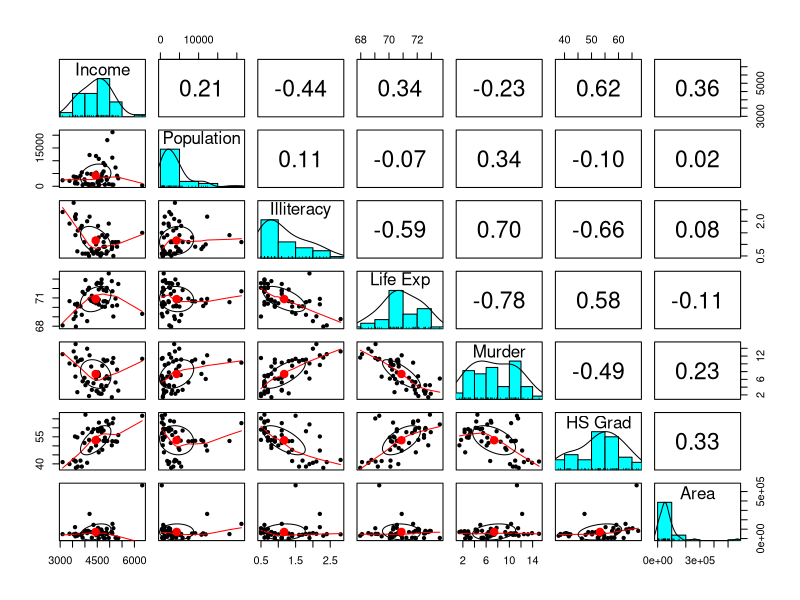
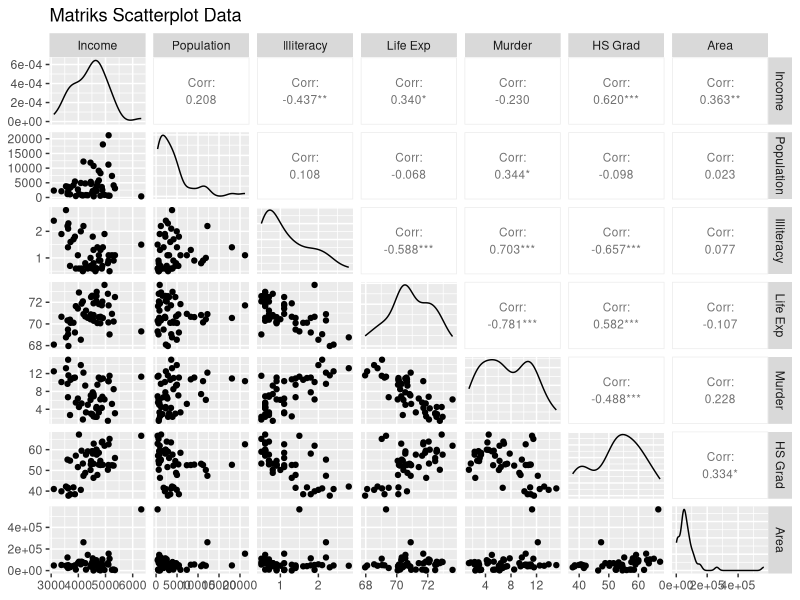
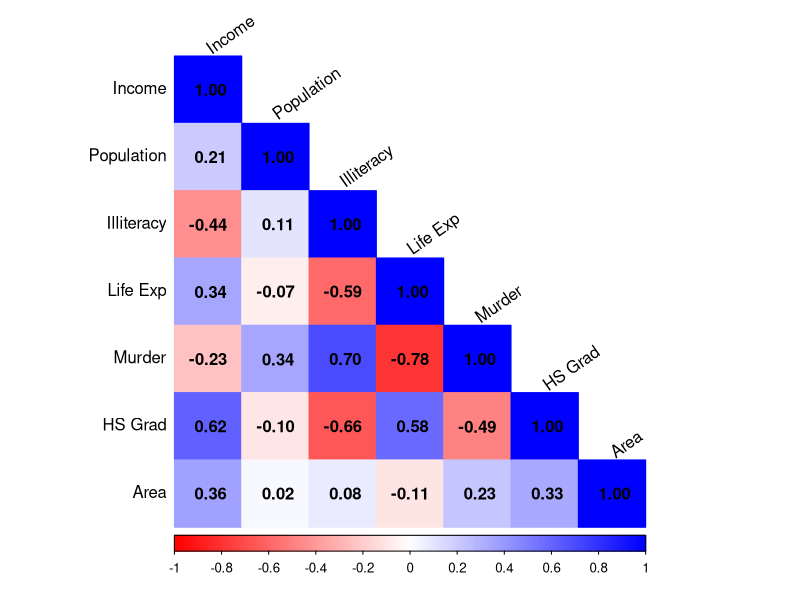
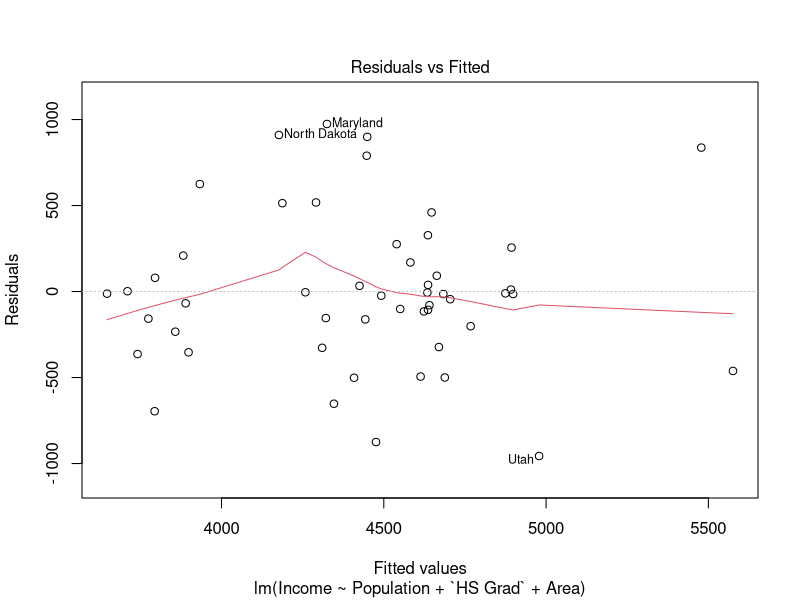
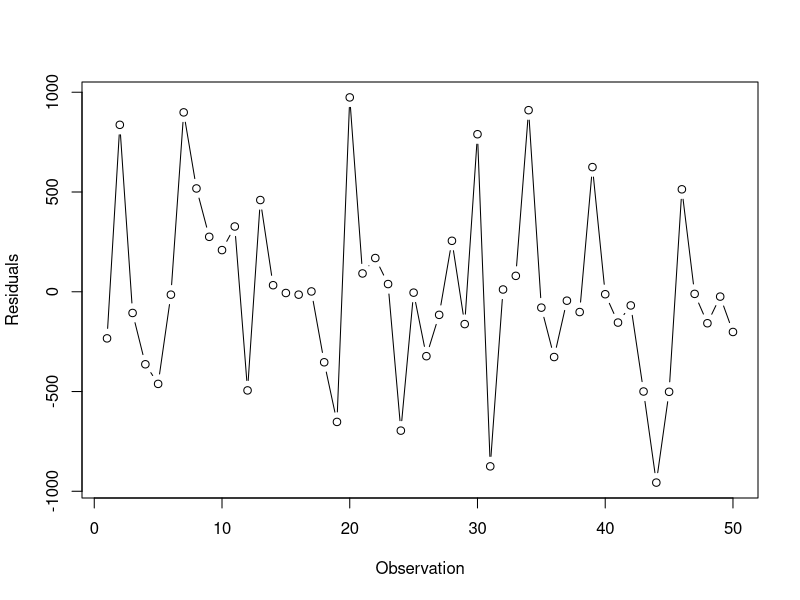
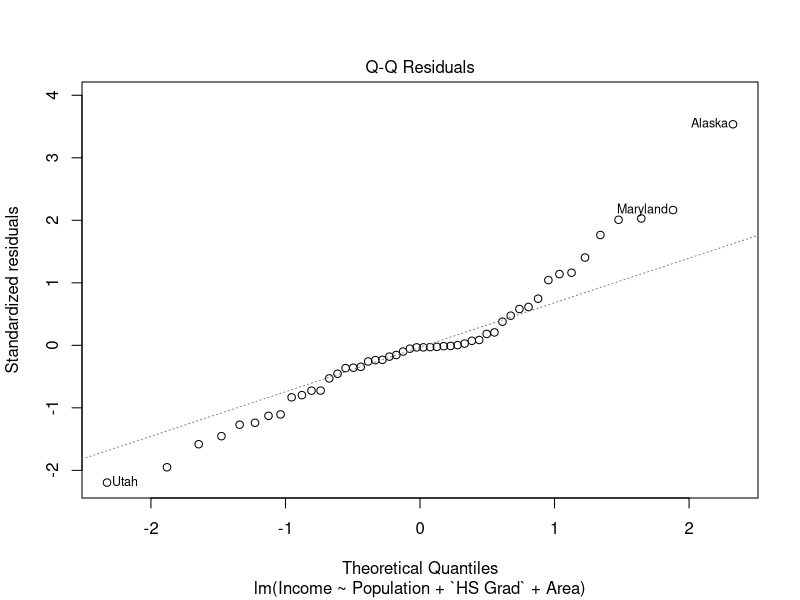
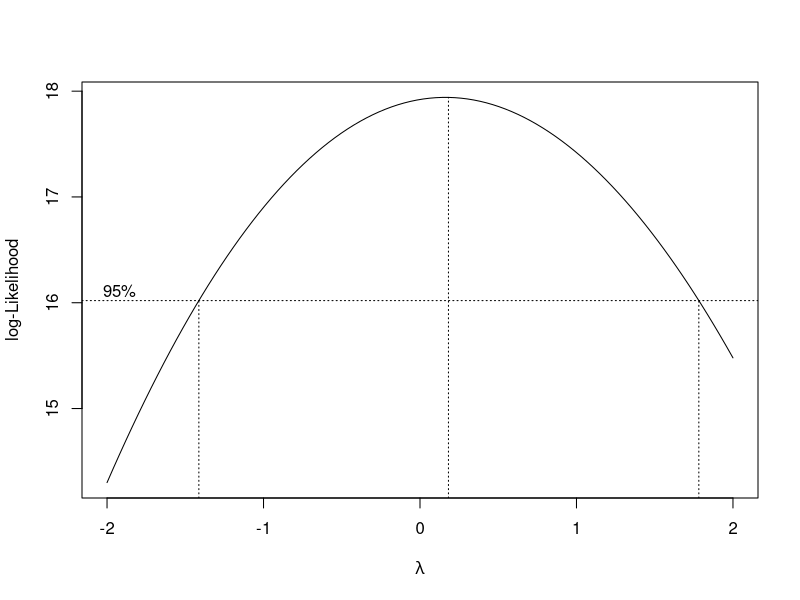
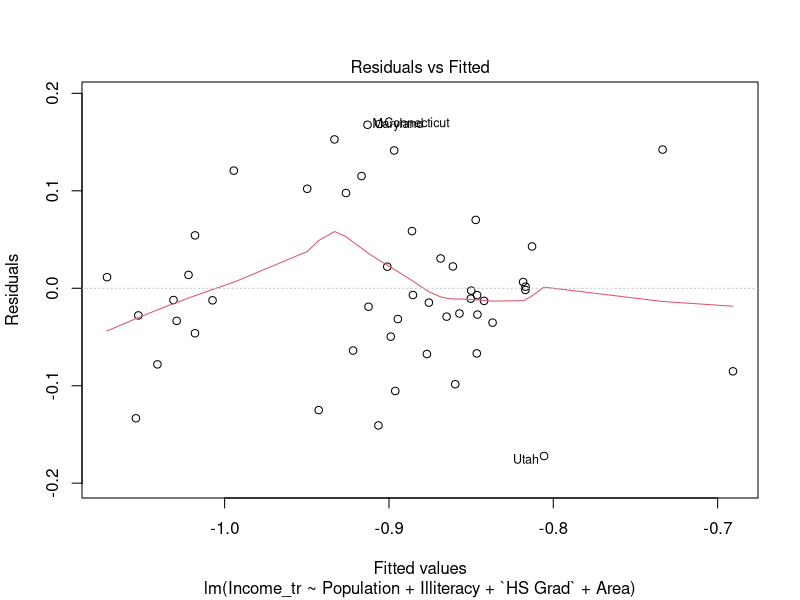

Here is the R script that generated these plots, in order:
## ---- chunk 1
library(dplyr) #untuk manipulasi data
## ---- chunk 2
library(GGally) #visualisasi hubungan peubah
## ---- chunk 3
library(psych) #analisis data/korelasi
## ---- chunk 4
library(car) #untuk multikolinearitas dan uji durbin
## ---- chunk 5
library(lmtest) #untuk uji breusch pagan
## ---- chunk 6
library(corrplot) #visualisasi korelasi
## ---- chunk 7
library(nortest) #untuk uji lilliofers
library(MASS) #Box-Cox
## ---- chunk 8
data <- as.data.frame(state.x77) # data bawaan software
data <- data %>% dplyr::select(Income, everything())
data <- data[,-7]
data
## ---- chunk 9
pairs.panels(data)
## ---- chunk 10
ggpairs(data,
        upper = list(continuous = wrap('cor', size = 3)),
        title = "Matriks Scatterplot Data")
## ---- chunk 11
cor_matrix <- cor(data, use = "complete.obs")

corrplot(cor_matrix, method = "color", type = "lower",
         col = colorRampPalette(c("red", "white", "blue"))(200),
         addCoef.col = "black", tl.col = "black", tl.srt = 35)
## ---- chunk 12
model <- lm(Income~., data = data)
(vif_model <- vif(model))
## ---- chunk 13
summary(model)
## ---- chunk 14
step(lm(Income~.,data=data),direction="backward")
## ---- chunk 15
step(lm(Income~1,data=data),direction="forward",
     scope=~Population + Illiteracy + `Life Exp` + Murder + `HS Grad` + Area)
## ---- chunk 16
step(lm(Income~.,data=data),direction="both")
## ---- chunk 17
model2 <- lm(Income ~ Population + `HS Grad` + Area, data = data)
summary(model2)
## ---- chunk 18
plot(model2,1) 
## ---- chunk 19
plot(x = 1:dim(data)[1],
     y = model2$residuals,
     type = 'b', 
     ylab = "Residuals",
     xlab = "Observation")
## ---- chunk 20
plot(model2,2)
## ---- chunk 21
t.test(model2$residuals,mu = 0,conf.level = 0.95)
## ---- chunk 22
bptest(model2)
## ---- chunk 23
dwtest(model2)
## ---- chunk 24
lillie.test(model2$residuals) # cocok untuk sampel sedang
## ---- chunk 25
shapiro.test(model2$residuals) # cocok untuk sampel kecil
## ---- chunk 26
bc_model <- boxcox(Income ~ Population + `HS Grad` + Area, data = data,
         lambda = seq(-2, 2, by = 0.1))
## ---- chunk 27
(optimal_lambda <- bc_model$x[which.max(bc_model$y)])
## ---- chunk 28
data$Income_tr <- ((data$Income)^optimal_lambda)-1/optimal_lambda
## ---- chunk 29
(data2 <- data[,-1] %>% dplyr::select(Income_tr, everything()))
## ---- chunk 30
model3 <- lm(Income_tr~Population + Illiteracy + `HS Grad` + Area, data = data2)
summary(model3)
## ---- chunk 31
plot(model3,1) 
## ---- chunk 32
plot(x = 1:dim(data2)[1],
     y = model3$residuals,
     type = 'b', 
     ylab = "Residuals",
     xlab = "Observation")
## ---- chunk 33
plot(model3,2)
## ---- chunk 34
t.test(model3$residuals,mu = 0,conf.level = 0.95)
## ---- chunk 35
bptest(model3)
## ---- chunk 36
dwtest(model3)
## ---- chunk 37
lillie.test(model3$residuals) # cocok untuk sampel sedang
